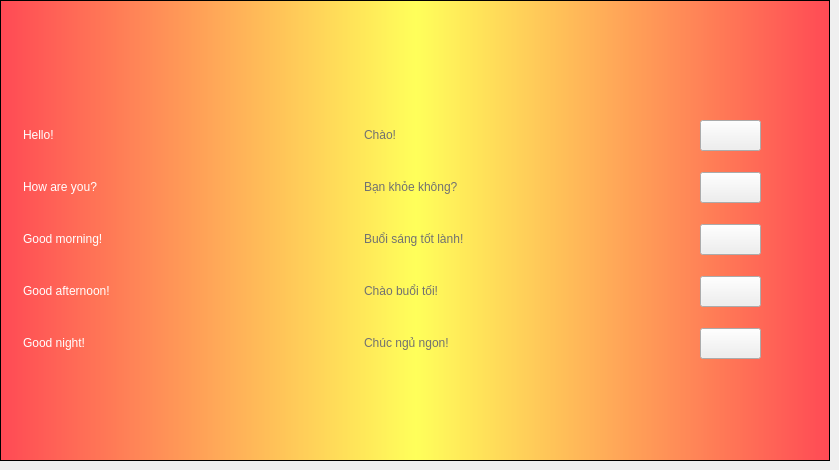
  <widget class="QWidget" name="tab_13">
   <attribute name="title">
    <string>Vietnamese</string>
   </attribute>
   <widget class="QFrame" name="frame_13">
    <property name="geometry">
     <rect>
      <x>0</x>
      <y>0</y>
      <width>830</width>
      <height>461</height>
     </rect>
    </property>
    <property name="styleSheet">
     <string notr="true">QFrame {
	color: white;
}

QFrame#frame_13 { 
	background-color: qlineargradient(spread:pad, x1:0, y1:0, x2:1, y2:0, stop:0 rgba(255, 73, 85, 255), stop:0.5 rgba(255, 255, 90, 255), stop:1 rgba(255, 73, 85, 255));
}</string>
    </property>
    <property name="frameShape">
     <enum>QFrame::StyledPanel</enum>
    </property>
    <property name="frameShadow">
     <enum>QFrame::Raised</enum>
    </property>
    <widget class="QLabel" name="lb_flag_vietnamese">
     <property name="geometry">
      <rect>
       <x>364</x>
       <y>20</y>
       <width>102</width>
       <height>64</height>
      </rect>
     </property>
     <property name="styleSheet">
      <string notr="true"/>
     </property>
     <property name="text">
      <string/>
     </property>
    </widget>
    <widget class="QLabel" name="label_125">
     <property name="geometry">
      <rect>
       <x>23</x>
       <y>112</y>
       <width>100</width>
       <height>46</height>
      </rect>
     </property>
     <property name="styleSheet">
      <string notr="true">font: 75 28pt &quot;Trebuchet MS&quot;;</string>
     </property>
     <property name="text">
      <string>Hello!</string>
     </property>
    </widget>
    <widget class="QLabel" name="label_126">
     <property name="geometry">
      <rect>
       <x>23</x>
       <y>320</y>
       <width>196</width>
       <height>46</height>
      </rect>
     </property>
     <property name="styleSheet">
      <string notr="true">font: 75 28pt &quot;Trebuchet MS&quot;;</string>
     </property>
     <property name="text">
      <string>Good night!</string>
     </property>
    </widget>
    <widget class="QLabel" name="label_127">
     <property name="geometry">
      <rect>
       <x>23</x>
       <y>164</y>
       <width>219</width>
       <height>46</height>
      </rect>
     </property>
     <property name="styleSheet">
      <string notr="true">font: 75 28pt &quot;Trebuchet MS&quot;;</string>
     </property>
     <property name="text">
      <string>How are you?</string>
     </property>
    </widget>
    <widget class="QLabel" name="label_128">
     <property name="geometry">
      <rect>
       <x>23</x>
       <y>216</y>
       <width>246</width>
       <height>46</height>
      </rect>
     </property>
     <property name="styleSheet">
      <string notr="true">font: 75 28pt &quot;Trebuchet MS&quot;;</string>
     </property>
     <property name="text">
      <string>Good morning!</string>
     </property>
    </widget>
    <widget class="QLabel" name="label_129">
     <property name="geometry">
      <rect>
       <x>23</x>
       <y>268</y>
       <width>273</width>
       <height>46</height>
      </rect>
     </property>
     <property name="styleSheet">
      <string notr="true">font: 75 28pt &quot;Trebuchet MS&quot;;</string>
     </property>
     <property name="text">
      <string>Good afternoon!</string>
     </property>
    </widget>
    <widget class="QPushButton" name="pushButton_61">
     <property name="enabled">
      <bool>true</bool>
     </property>
     <property name="geometry">
      <rect>
       <x>700</x>
       <y>120</y>
       <width>61</width>
       <height>31</height>
      </rect>
     </property>
     <property name="styleSheet">
      <string notr="true"/>
     </property>
     <property name="text">
      <string/>
     </property>
    </widget>
    <widget class="QPushButton" name="pushButton_62">
     <property name="geometry">
      <rect>
       <x>700</x>
       <y>172</y>
       <width>61</width>
       <height>31</height>
      </rect>
     </property>
     <property name="text">
      <string/>
     </property>
    </widget>
    <widget class="QPushButton" name="pushButton_63">
     <property name="geometry">
      <rect>
       <x>700</x>
       <y>224</y>
       <width>61</width>
       <height>31</height>
      </rect>
     </property>
     <property name="text">
      <string/>
     </property>
    </widget>
    <widget class="QPushButton" name="pushButton_64">
     <property name="geometry">
      <rect>
       <x>700</x>
       <y>276</y>
       <width>61</width>
       <height>31</height>
      </rect>
     </property>
     <property name="text">
      <string/>
     </property>
    </widget>
    <widget class="QPushButton" name="pushButton_65">
     <property name="geometry">
      <rect>
       <x>700</x>
       <y>328</y>
       <width>61</width>
       <height>31</height>
      </rect>
     </property>
     <property name="text">
      <string/>
     </property>
    </widget>
    <widget class="QLabel" name="label_130">
     <property name="geometry">
      <rect>
       <x>364</x>
       <y>216</y>
       <width>321</width>
       <height>46</height>
      </rect>
     </property>
     <property name="styleSheet">
      <string notr="true">font: 75 28pt &quot;Trebuchet MS&quot;;
color: #717171;</string>
     </property>
     <property name="text">
      <string>Buổi sáng tốt lành!</string>
     </property>
    </widget>
    <widget class="QLabel" name="label_131">
     <property name="geometry">
      <rect>
       <x>364</x>
       <y>164</y>
       <width>281</width>
       <height>46</height>
      </rect>
     </property>
     <property name="styleSheet">
      <string notr="true">font: 75 28pt &quot;Trebuchet MS&quot;;
color: #717171;</string>
     </property>
     <property name="text">
      <string>Bạn khỏe không?</string>
     </property>
    </widget>
    <widget class="QLabel" name="label_132">
     <property name="geometry">
      <rect>
       <x>364</x>
       <y>268</y>
       <width>273</width>
       <height>46</height>
      </rect>
     </property>
     <property name="styleSheet">
      <string notr="true">font: 75 28pt &quot;Trebuchet MS&quot;;
color: #717171;</string>
     </property>
     <property name="text">
      <string>Chào buổi tối!</string>
     </property>
    </widget>
    <widget class="QLabel" name="label_133">
     <property name="geometry">
      <rect>
       <x>364</x>
       <y>320</y>
       <width>281</width>
       <height>46</height>
      </rect>
     </property>
     <property name="styleSheet">
      <string notr="true">font: 75 28pt &quot;Trebuchet MS&quot;;
color: #717171;</string>
     </property>
     <property name="text">
      <string>Chúc ngủ ngon!</string>
     </property>
    </widget>
    <widget class="QLabel" name="label_134">
     <property name="geometry">
      <rect>
       <x>364</x>
       <y>112</y>
       <width>221</width>
       <height>46</height>
      </rect>
     </property>
     <property name="styleSheet">
      <string notr="true">font: 75 28pt &quot;Trebuchet MS&quot;;
color: #717171;</string>
     </property>
     <property name="text">
      <string>Chào!</string>
     </property>
    </widget>
   </widget>
  </widget>
